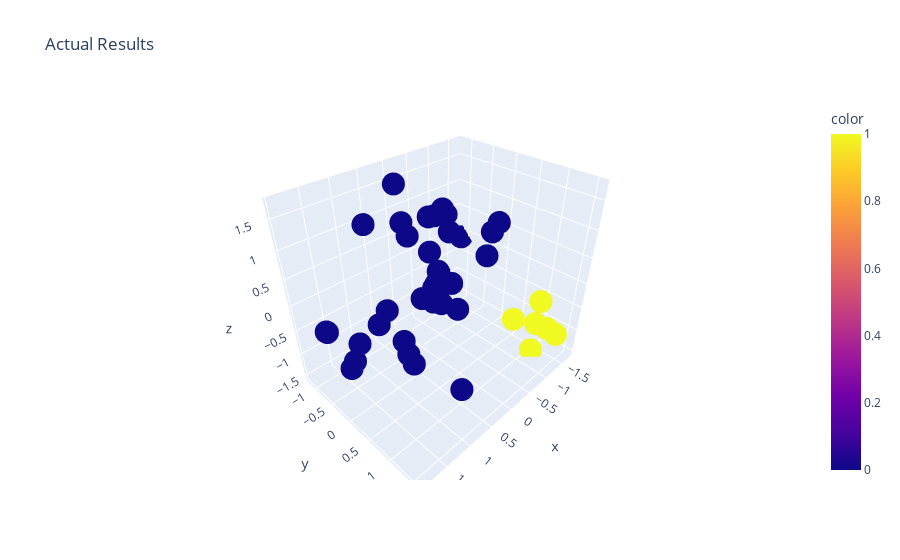

The cell this chart's notebook holds for it:
### Code cell
px.scatter_3d(x=x_testdf.iloc[:,0],y=x_testdf.iloc[:,1],z=x_testdf.iloc[:,2], color= y_test, title=" Actual Results")

### Figure 1 — Plotly figure (JSON) as saved in the notebook; plotly's stock layout.template omitted (floating-point values rounded to 4 significant figures)
{"data": [{"hovertemplate": "x=%{x}<br>y=%{y}<br>z=%{z}<br>color=%{marker.color}<extra></extra>", "legendgroup": "", "marker": {"color": [0, 0, 0, 0, 0, 0, 0, 0, 0, 0, 0, 1, 0, 0, 1, 0, 0, 1, 0, 0, 0, 0, 1, 1, 0, 0, 0, 0, 0, 0, 0, 1, 0, 0, 0, 0, 0, 0, 0, 0], "coloraxis": "coloraxis", "symbol": "circle"}, "mode": "markers", "name": "", "scene": "scene", "showlegend": false, "type": "scatter3d", "x": [0.3365, -0.1597, 0.6439, 1.808, 0.6419, -0.6935, 1.842, -0.5848, 0.571, 1.114, -0.8186, -1.301, -0.4912, -0.7078, -0.5652, 0.297, 0.2438, -0.9676, 1.752, -0.3205, -0.2277, -1.593, -1.301, -0.9021, 0.1645, 0.1146, -1.702, -0.9747, -0.5975, 0.5872, -1.028, -0.4093, 0.1043, -0.4466, 1.92, 0.6907, 0.5957, -0.2704, 1.131, -0.7492], "y": [-0.618, -0.4149, -0.1158, 0.07392, -0.2245, 0.5924, -0.5906, 0.4825, -0.7281, 0.5766, -1.015, 1.088, -0.9959, -0.8936, 1.579, -0.4129, 0.2331, 1.53, -0.7364, -0.4546, -0.4756, -0.2339, 1.528, 1.347, 0.4282, 0.08493, -1.108, -1.191, -0.3701, -0.9909, -0.5381, 1.232, -0.7825, -0.3833, 0.1412, 1.179, -1.137, -0.1265, -0.8467, -0.7163], "z": [1.72, 1.086, -1.149, -0.3859, -0.9188, 1.157, -0.2023, 0.5688, -0.5673, -0.5729, -1.266, -1.522, -0.9968, -0.8172, 0.2487, 0.9176, 0.5121, -0.5438, -0.357, 1.035, 0.3854, 0.3468, -0.8753, -0.5073, 0.3717, 0.4119, -0.1346, -0.8487, 0.6687, -1.028, -1.305, -0.2, 0.9467, 1.139, -0.4056, -0.9921, 0.962, 1.19, -1.06, -1.109]}], "layout": {"coloraxis": {"colorbar": {"title": {"text": "color"}}, "colorscale": [[0, "#0d0887"], [0.1111, "#46039f"], [0.2222, "#7201a8"], [0.3333, "#9c179e"], [0.4444, "#bd3786"], [0.5556, "#d8576b"], [0.6667, "#ed7953"], [0.7778, "#fb9f3a"], [0.8889, "#fdca26"], [1, "#f0f921"]]}, "legend": {"tracegroupgap": 0}, "scene": {"domain": {"x": [0, 1], "y": [0, 1]}, "xaxis": {"title": {"text": "x"}}, "yaxis": {"title": {"text": "y"}}, "zaxis": {"title": {"text": "z"}}}, "title": {"text": " Actual Results"}}}
